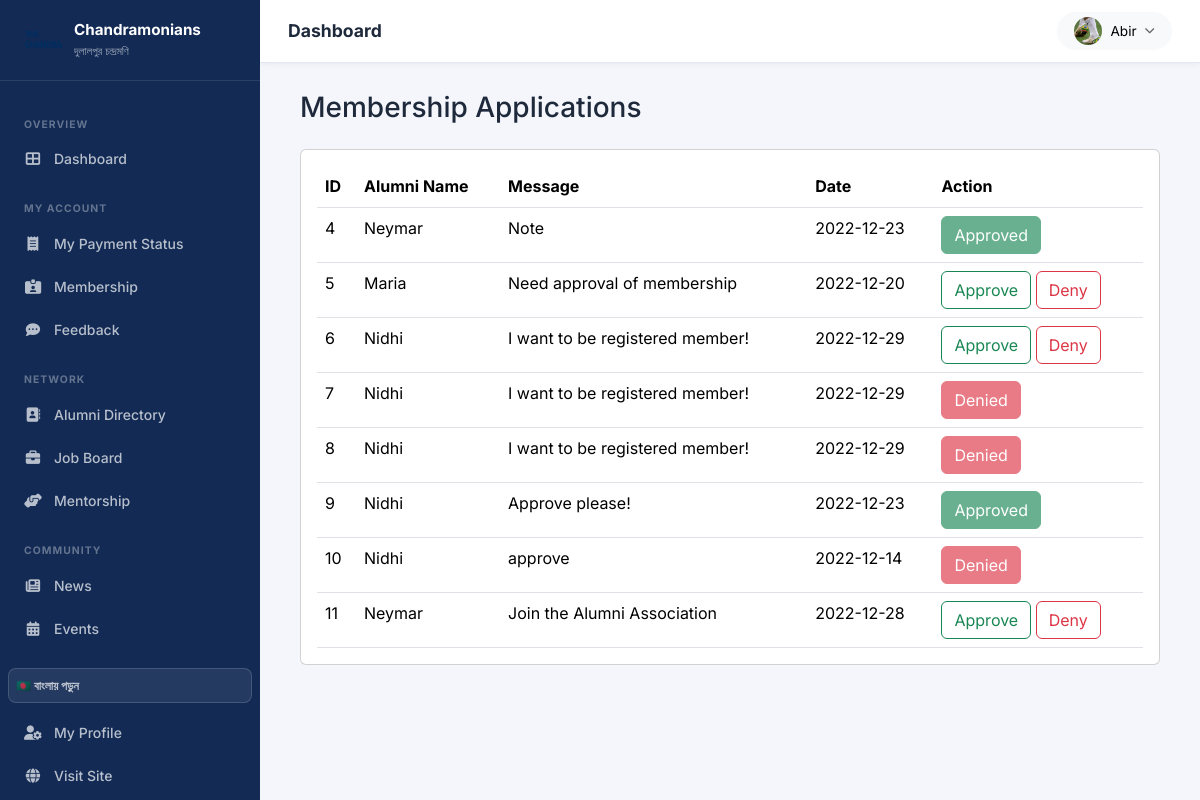
/hod/alumni/membership_applications (signed in), run on the app's committed database.
### app/models.py (models this page shows, shortened)
class CustomUser(AbstractUser):
    USER_TYPE_CHOICES = (
        ('1', 'HOD'),
        ('2', 'Staff'),
        ('3', 'Alumni'),
        ('4', 'Student'),
    )
    email = models.EmailField(unique=True)
    user_type = models.CharField(choices=USER_TYPE_CHOICES, max_length=10, default='4')
    profile_pic = models.ImageField(upload_to='media/profile_pic', blank=True, null=True)
    USERNAME_FIELD = 'email'
    REQUIRED_FIELDS = ['username']

class ApplyForMembership(models.Model):
    STATUS_CHOICES = [(0, 'Pending'), (1, 'Approved'), (2, 'Denied')]
    alum_id = models.ForeignKey(Alumni, on_delete=models.CASCADE)
    date = models.CharField(max_length=100)
    note = models.TextField(max_length=500, blank=True)
    status = models.IntegerField(default=0, choices=STATUS_CHOICES)
    created_at = models.DateTimeField(auto_now_add=True)
    updated_at = models.DateTimeField(auto_now=True)

class Alumni(models.Model):
    admin = models.OneToOneField(CustomUser, on_delete=models.CASCADE)
    address = models.TextField(default='')
    gender = models.CharField(max_length=100)
    passing_year = models.CharField(max_length=20, null=True, blank=True)
    phone = models.CharField(max_length=30, null=True, blank=True)
    profession = models.CharField(max_length=200, blank=True)
    company = models.CharField(max_length=200, blank=True)
    linkedin_url = models.URLField(blank=True)
    bio = models.TextField(blank=True)
    created_at = models.DateTimeField(auto_now_add=True)
    updated_at = models.DateTimeField(auto_now=True)

### webapp/Hod_Views.py (the view)
# urls.py: path('hod/alumni/membership_applications', Hod_Views.membershipApplications, name='membership_applications'),
def membershipApplications(request):
    membership_apps = ApplyForMembership.objects.all()
    context = {
        'membership_apps': membership_apps,
    }
    return render(request, 'hod/membership_applications.html', context)

### templates/hod/membership_applications.html (shortened to what this page needs)
{% extends 'base.html' %}
{% block content %}
    <div class="content container-fluid">
        <div class="page-header">
            <div class="row align-items-center">
                <div class="col">
                    <h3 class="page-title">Membership Applications</h3>
                </div>
            </div>
        </div>
    <div class="row">
            <div class="col-sm-12">
                <div class="card card-table">
                    <div class="card-body">
                        <div class="table-responsive">
                            <table id="table_id" class="table table-hover table-center mb-0">
                                <thead>
                                <tr>
                                    <th>ID</th>
                                    <th>Alumni Name</th>
                                    <th>Message</th>
                                    <th>Date</th>
                                    <th class="text-right">Action</th>
                                </tr>
                                </thead>
                                <tbody>
                                {% for j in membership_apps %}
                                    <tr>
                                        <td>{{ j.id }}</td>
                                        <td>{{ j.alum_id.admin.first_name }}</td>
                                        <td>{{ j.note }}</td>
                                        <td>{{ j.date }}</td>
                                        <td class="text-right">
                                            <div class="actions">
                                                {% if j.status == 0 %}
                                                <a href="{% url 'membership_approved' j.id %}" class="btn btn-outline-success">Approve</a>
                                                <a href="{% url 'membership_denied' j.id %}" class="btn btn-outline-danger">Deny</a>
                                                {% elif j.status == 1 %}
                                                <button class="btn btn-success" disabled="disabled">Approved</button>
                                                {% else %}
                                                <button class="btn btn-danger" disabled="disabled">Denied</button>
                                                {% endif %}
                                            </div>
                                        </td>
                                    </tr>
                                {% endfor %}
                                </tbody>
                            </table>
                        </div>
                    </div>
                </div>
            </div>
        </div>
    </div>
{% endblock %}

### templates/base.html (shortened to what this page needs)
<!DOCTYPE html>
{% load static i18n %}
<html lang="en">
<head>
  <link rel="stylesheet" href="https://cdn.jsdelivr.net/npm/bootstrap@5.3.2/dist/css/bootstrap.min.css">
  <link rel="stylesheet" href="https://cdnjs.cloudflare.com/ajax/libs/font-awesome/6.5.0/css/all.min.css">
  <link rel="stylesheet" href="https://cdn.datatables.net/1.13.7/css/dataTables.bootstrap5.min.css">
  <link rel="stylesheet" href="{% static 'assets/css/chandramonians.css' %}">
</head>
<body>
<div class="dash-wrapper">
  {% include 'partials/sidebar.html' %}
  <div class="dash-main">
    <div class="dash-topbar">
      <h1 class="page-title">{% block page_title %}Dashboard{% endblock %}</h1>
      <div class="topbar-actions">
        <div class="dropdown">
          <button class="btn btn-sm btn-light d-flex align-items-center gap-2 rounded-pill px-3" data-bs-toggle="dropdown">
            {% if user.profile_pic %}
              <img src="{{ user.profile_pic.url }}" class="rounded-circle" width="28" height="28" style="object-fit:cover;" alt="">
            {% else %}
              <span class="d-flex align-items-center justify-content-center rounded-circle bg-primary text-white" style="width:28px;height:28px;font-size:.75rem;font-weight:700;flex-shrink:0;">
                {{ user.first_name|first|upper }}{{ user.last_name|first|upper }}
              </span>
            {% endif %}
            <span class="d-none d-md-inline fw-600" style="font-size:.85rem;">{{ user.first_name }}</span>
            <i class="fas fa-chevron-down" style="font-size:.65rem;opacity:.6;"></i>
          </button>
        </div>
      </div>
    </div>
    <div class="dash-content">
      {% block content %}{% endblock %}
    </div>
  </div>
</div>
</body>
</html>

### static/assets/css/chandramonians.css (style rules this page uses)
:root { --primary: #1a3a6e; --primary-dark: #122a54; --primary-light: #2952a3; --primary-pale: #eef2fb; --accent: #e9a800; --accent-dark: #c78f00; --accent-pale: #fff8e1; --success: #16a34a; --danger: #dc2626; --warning: #d97706; --bg: #f4f6fb; --card-bg: #ffffff; --border: #e2e8f0; --text: #1e293b; --text-muted: #64748b; --radius: 14px; --radius-sm: 8px; --shadow: 0 2px 12px rgba(30,58,110,.08); --shadow-md: 0 8px 30px rgba(30,58,110,.12); --shadow-lg: 0 20px 60px rgba(30,58,110,.18); --transition: all .22s ease; }
*, *::before, *::after { box-sizing: border-box; }
html { scroll-behavior: smooth; }
body { font-family: 'Inter', -apple-system, BlinkMacSystemFont, 'Segoe UI', sans-serif; background: var(--bg); color: var(--text); line-height: 1.6; }
a { color: var(--primary-light); text-decoration: none; transition: var(--transition); }
img { max-width: 100%; }
.dash-wrapper { display: flex; min-height: 100vh; }
.dash-main { margin-left: 260px; flex: 1; display: flex; flex-direction: column; }
.dash-topbar { background: #fff; border-bottom: 1px solid var(--border); padding: .75rem 1.75rem; display: flex; align-items: center; gap: 1rem; position: sticky; top: 0; z-index: 1010; box-shadow: 0 1px 6px rgba(0,0,0,.06); }
.dash-topbar .page-title { font-size: 1.1rem; font-weight: 700; color: var(--text); margin: 0; }
.dash-topbar .topbar-actions { margin-left: auto; display: flex; align-items: center; gap: .75rem; }
.dash-content { padding: 1.75rem; flex: 1; }

### data on the page
CustomUser: profile_pic (picture), first_name "Abir"
ApplyForMembership: id "4", alum_id.admin.first_name "Neymar", note "Note", date "2022-12-23", status "Approved"
ApplyForMembership: id "5", alum_id.admin.first_name "Maria", note "Need approval of membership", date "2022-12-20", status "Approve"
ApplyForMembership: id "6", alum_id.admin.first_name "Nidhi", note "I want to be registered member!", date "2022-12-29", status "Approve"
ApplyForMembership: id "7", alum_id.admin.first_name "Nidhi", note "I want to be registered member!", date "2022-12-29", status "Denied"
ApplyForMembership: id "8", alum_id.admin.first_name "Nidhi", note "I want to be registered member!", date "2022-12-29", status "Denied"
ApplyForMembership: id "9", alum_id.admin.first_name "Nidhi", note "Approve please!", date "2022-12-23", status "Approved"
ApplyForMembership: id "10", alum_id.admin.first_name "Nidhi", note "approve", date "2022-12-14", status "Denied"
ApplyForMembership: id "11", alum_id.admin.first_name "Neymar", note "Join the Alumni Association", date "2022-12-28", status "Approve"
